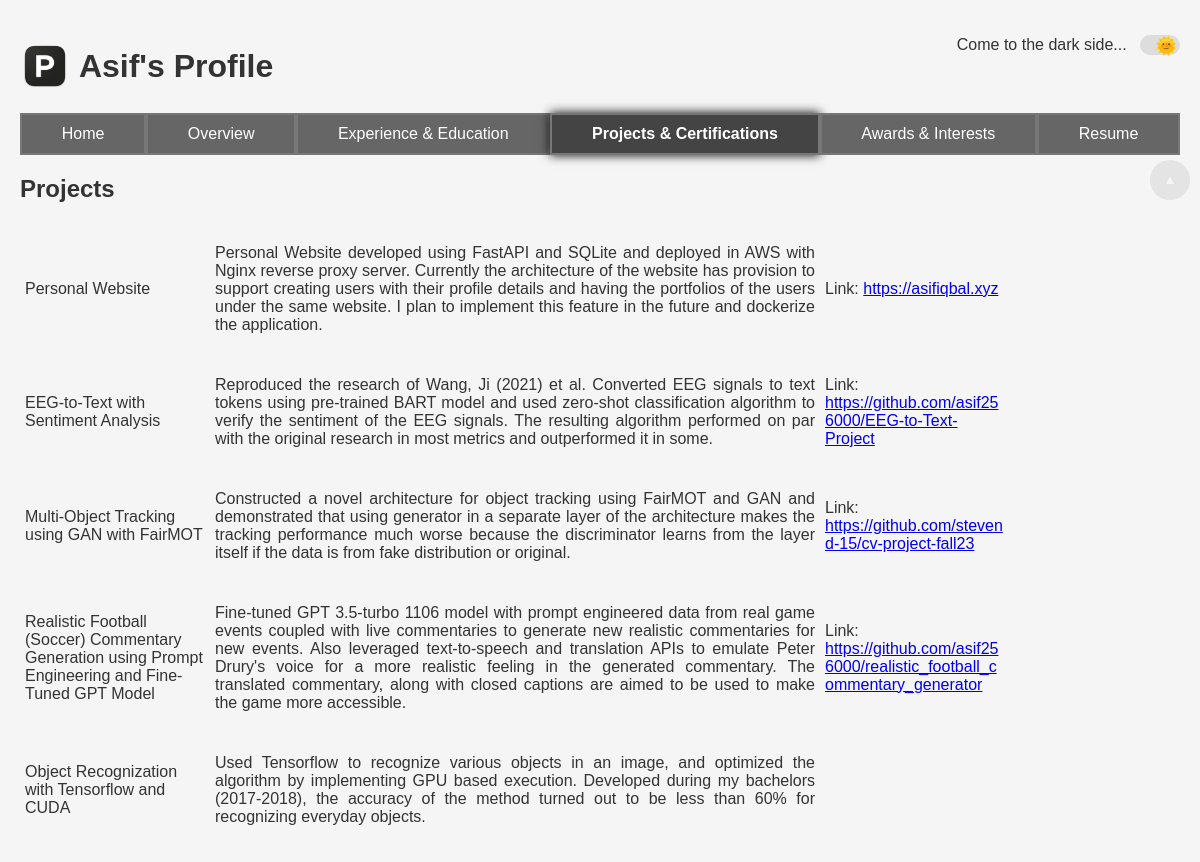
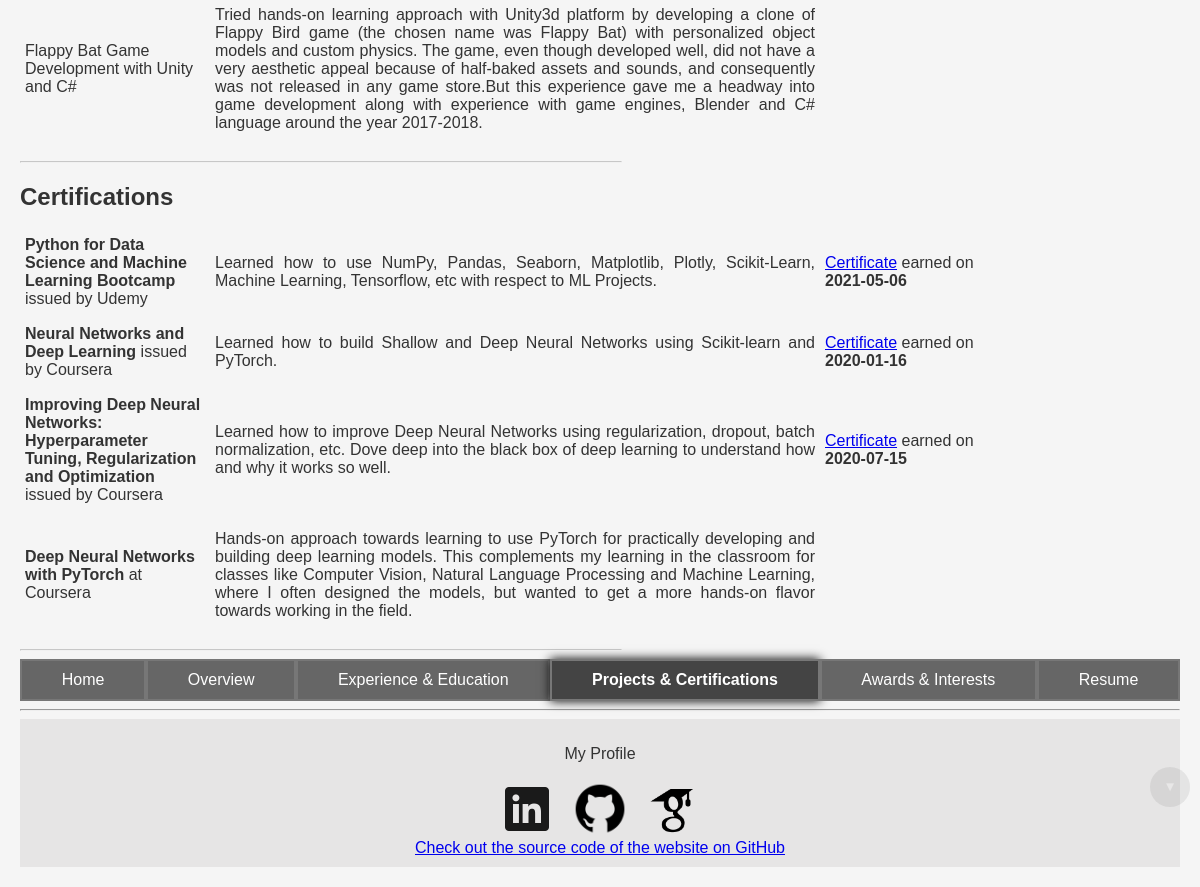
Page /projects_certificates on the earlier database version (2 pictures, top to bottom).
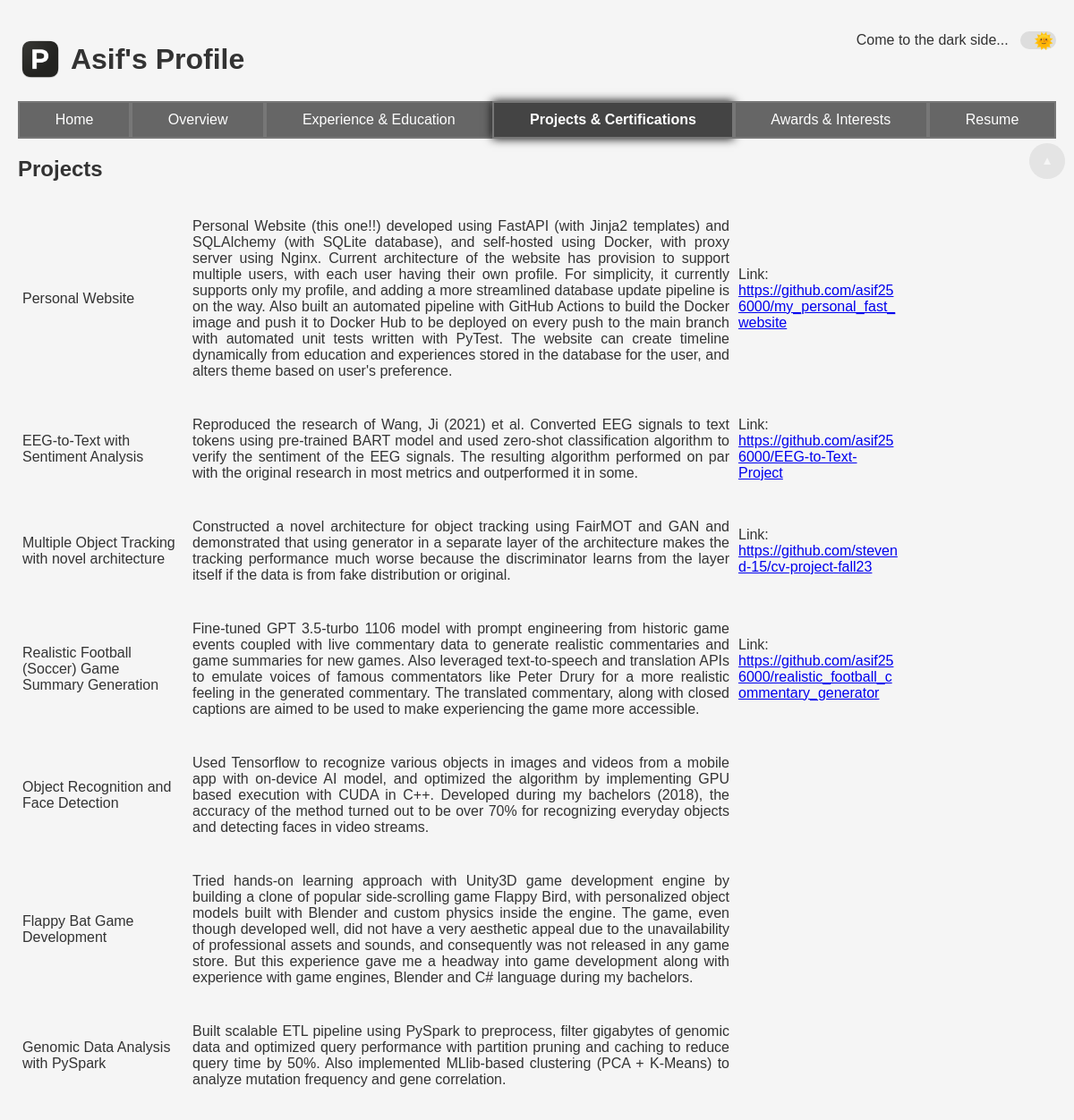
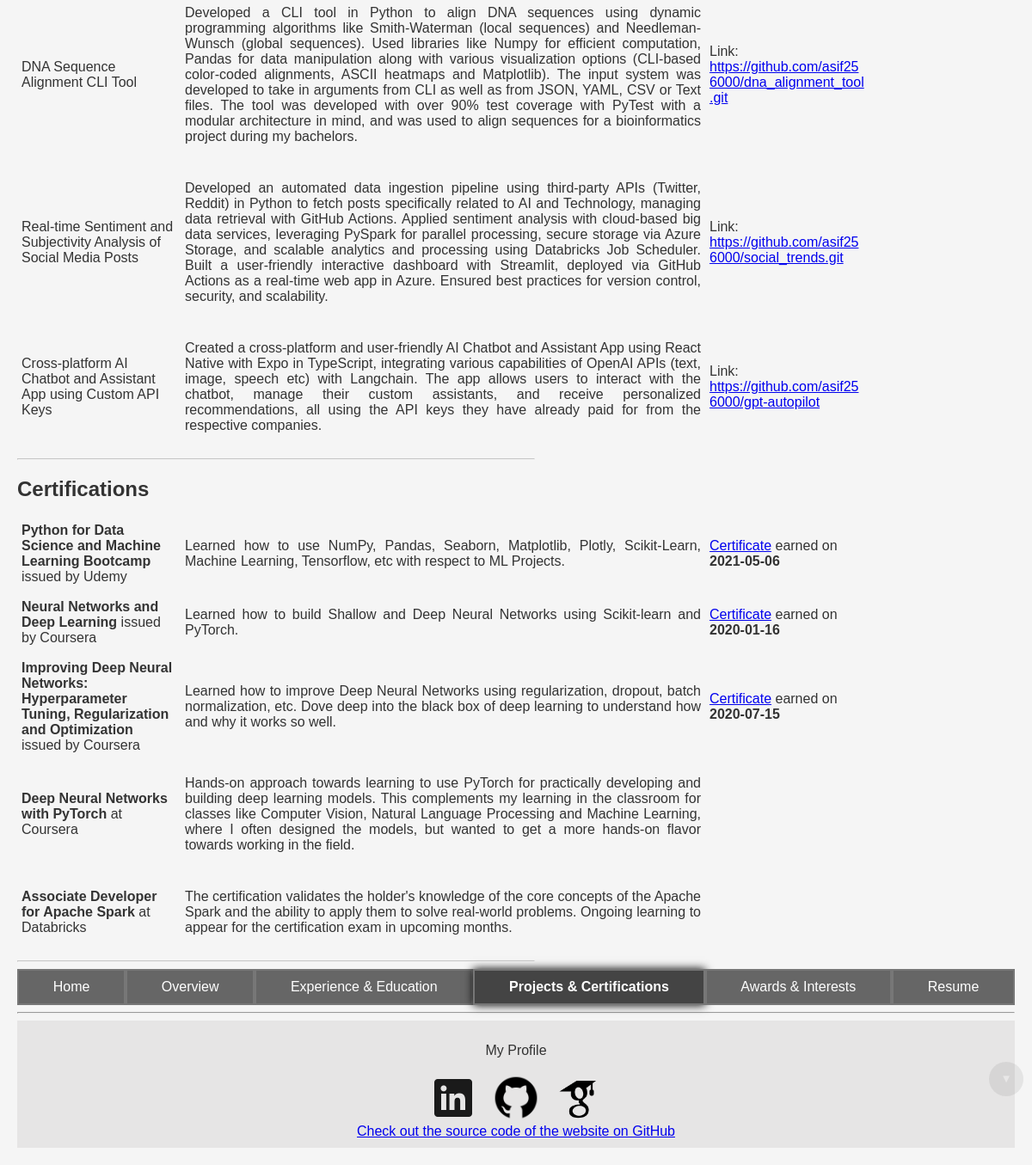
Same page on the later database version (2 pictures, top to bottom).
### src/data/models.py (models this page shows)
class BasicInfo(Base):
    __tablename__ = "basic_info"
    id = Column(Integer, primary_key=True, index=True)
    name = Column(String)
    email = Column(String, unique=True)
    phone = Column(String, unique=True)
    location = Column(String)
    website = Column(String)
    linkedin = Column(String)
    github = Column(String)
    intro = Column(String)
    education = relationship("Education", back_populates="user")
    experience = relationship("Experience", back_populates="user")
    skills = relationship("Skills", back_populates="user")
    projects = relationship("Projects", back_populates="user")
    certifications = relationship("Certifications", back_populates="user")
    honors_and_awards = relationship("HonorsAndAwards", back_populates="user")
    interests = relationship("Interests", back_populates="user")
    resume = relationship("Resume", back_populates="user")

class Projects(Base):
    __tablename__ = "projects"
    id = Column(Integer, primary_key=True, index=True)
    title = Column(String)
    description = Column(String)
    link = Column(String)
    fk_user = Column(Integer, ForeignKey("basic_info.id"))
    user = relationship("BasicInfo", back_populates="projects")

class Certifications(Base):
    __tablename__ = "certifications"
    id = Column(Integer, primary_key=True, index=True)
    title = Column(String)
    issuer = Column(String)
    description = Column(String)
    achievement_date = Column(Date)
    link = Column(String)
    fk_user = Column(Integer, ForeignKey("basic_info.id"))
    user = relationship("BasicInfo", back_populates="certifications")

### src/web/routes.py (the view)
@router.get("/projects_certificates", name="projects_certificates", response_class=HTMLResponse)
def send_projects_certificates(request: Request, db: Session = Depends(db_init.get_db)):
    basic_info = db_ops.filter_data_with_id(db, table_name="basic_info", lookup_id=1)
    user_filter = {"fk_user": basic_info.id}
    projects = db_ops.filter_data_from_table(db, table_name="projects", lookup_filter=user_filter)
    certifications = db_ops.filter_data_from_table(db, table_name="certifications", lookup_filter=user_filter)
    return templates.TemplateResponse(
        "proj_cert.html",
        {
            "request": request,
            "current_page": "projects_certificates",
            "curr_date": date.today(),
            "basic_info": basic_info,
            "projects": projects,
            "certifications": certifications,
        },
    )

### templates/proj_cert.html
{% extends "base.html" %}
{% block heading %}
    {{ basic_info.name.split(" ")[0] }}'s Profile
{% endblock %}
{% block content %}
    <div class="main-content">
        <section id="projects">
            <h2>Projects</h2>
            <table>
            <tbody class="three-cols">
                {% for proj in projects %}
                    <tr>
                    <td>{{ proj.title }}</td>
                    <td><p class="justify-text">{{ proj.description }}</p></td>
                    {% if proj.link %}
                        <td>Link: <a href="{{ proj.link }}">{{ proj.link }}</a></td>
                    {% else %}
                        <td></td>
                    </tr>
                    {% endif %}
                {% endfor %}
            </tbody>
            </table>
        </section>
        <hr class="section-divider">
        <section id="certifications">
            <h2>Certifications</h2>
            <table>
            <tbody class="three-cols">
                {% for cert in certifications %}
                    <tr>
                    <td><b>{{ cert.title }}</b> {{ " issued by " if cert.link else " at " }} {{ cert.issuer }}</td>
                    <td><p class="justify-text">{{ cert.description }}</p></td>
                    {% if cert.link %}
                        <td><p><a href="{{ cert.link }}">Certificate</a> earned on <b>{{ cert.achievement_date.strftime("%Y-%m-%d") }}</b></p></td>
                    {% else %}
                        <td></td>
                    {% endif %}
                    </tr>
                {% endfor %}
            </tbody>
            </table>
        </section>
        <hr class="section-divider">
    </div>
{% endblock %}

### templates/base.html (shortened to what this page needs)
<!DOCTYPE html>
<html lang="en">
<head>
    <link href="{{ url_for('static', path='/base-style.css') }}" rel="stylesheet">
    <link href="{{ url_for('static', path='/dark-mode.css') }}" rel="stylesheet">
    <link href="{{ url_for('static', path='/navbar.css') }}" rel="stylesheet">
    <link href="{{ url_for('static', path='/responsive-buttons.css') }}" rel="stylesheet">
    <link href="{{ url_for('static', path='/responsive.css') }}" rel="stylesheet">
    <link href="{{ url_for('static', path='/table-styles.css') }}" rel="stylesheet">
</head>
<body>
    <button id="scroll-to-top" onclick="window.scrollTo({ top: 0, behavior: 'smooth' })">▲</button>
    <button id="scroll-to-bottom" onclick="window.scrollTo({ top: document.body.scrollHeight, behavior: 'smooth' })">▼</button>
    <div class="dark-mode-toggle">
        <p id="toggle-text"></p>
        <label for="dark-mode-toggle">
            <span class="toggle-icon" id="sun">&#127774;</span>
        </label>
    </div>
    <div id="wrapper">
            <h1>
                <div style="display: inline-block; vertical-align: middle;">
                    <a href="{{ url_for('home') }}">
                        <img src="{{ url_for('static', path='logos/profile_logo.webp') }}" alt="Logo" style="width: 50px;" fetchpriority="high">
                    </a>
                </div>
                <div style="display: inline-block; vertical-align: middle;">
                {% block heading %}{% endblock %}
                </div>
            </h1>
            {% include "navbar.html" %}
                {% block content %}
                {% endblock %}
            {% include "navbar.html" %}
            <hr>
    </div>
    {% include "footer.html" %}
</body>
</html>

### templates/navbar.html (shortened to what this page needs)
<nav>
    <ul>
        <li><a href="{{ url_for('home') }}" class="{{ 'active nav-item' if current_page == 'home' else 'nav-item' }}">Home</a></li>
        <li><a href="{{ url_for('overview') }} " class="{{ 'active nav-item' if current_page == 'overview' else 'nav-item' }}">Overview</a></li>
        <li><a href="{{ url_for('experience_education') }}" class="{{ 'active nav-item' if current_page == 'experience_education' else 'nav-item' }}">Experience & Education</a></li>
        <li><a href="{{ url_for('projects_certificates') }}" class="{{ 'active nav-item' if current_page == 'projects_certificates' else 'nav-item' }}">Projects & Certifications</a></li>
        <li><a href="{{ url_for('awards_interests') }}" class="{{ 'active nav-item' if current_page == 'awards_interests' else 'nav-item' }}">Awards & Interests</a></li>
        <li><a href="{{ url_for('resume') }}" class="{{ 'active nav-item' if current_page == 'resume' else 'nav-item' }}">Resume</a></li>
    </ul>
</nav>

### templates/footer.html (shortened to what this page needs)
<footer>
    <p>My Profile</p>
    <div class="social-media-links">
        <a href="https://www.linkedin.com/in/asif-iqbal-r" target="_blank">
            <img src="{{ url_for('static', path='/logos/linkedin.webp') }}" alt="LinkedIn" class="logo" fetchpriority="low">
        </a>
        <a href="https://github.com/asif256000" target="_blank">
            <img src="{{ url_for('static', path='/logos/github.webp') }}" alt="GitHub" class="logo" fetchpriority="low">
        </a>
        <a href="https://scholar.google.com/citations?hl=en&user=EImUgsAAAAAJ" target="_blank">
            <img src="{{ url_for('static', path='/logos/gscholar.webp') }}" alt="GoogleScholar" class="logo" fetchpriority="low">
        </a>
    </div>
    <div>
        <a href="https://github.com/asif256000/my_personal_fast_website">Check out the source code of the website on GitHub</a>
    </div>
</footer>

### static/base-style.css (style rules this page uses)
body { min-height: 100vh; display: flex; flex-direction: column; font-family: Arial, sans-serif; font-size: 1rem; margin: 0; padding: 20px; background-color: #f5f5f5; color: #333; transition: background-color 0.3s ease, color 0.3s ease; }
h1, h2, h3, h4 { color: #333; }
h1 { font-size: 2rem; }
h2 { font-size: 1.5rem; }
.section-divider { max-width: 50vw; margin-left: 0; opacity: 0.5; }
img { max-width: 100%; height: auto; display: block; margin: 0 auto; }
footer { background-color: #e6e5e5; padding: 10px; text-align: center; }
p { font-size: 1rem; }
#wrapper { flex: 1; transition: margin-left 0.3s ease; }
.logo { aspect-ratio: 1/1; max-width: 5vw; max-height: 5vw; width: auto; height: auto; display: block; margin: 0 auto; object-fit: contain; }
.social-media-links { display: flex; justify-content: center; align-items: flex-end; height: 100%; }

### static/dark-mode.css (style rules this page uses)
.dark-mode-toggle { position: fixed; top: 20px; right: 20px; display: flex; align-items: center; }

### static/navbar.css (style rules this page uses)
nav ul { display: flex; justify-content: space-around; list-style-type: none; padding: 0; margin: 0; flex-wrap: wrap; }
nav ul li { flex-grow: 1; flex: 1 1 auto; text-align: center; }
nav ul li a, .selected-item { display: block; text-align: center; padding: 10px; text-decoration: none; box-sizing: border-box; border: 2px solid #777; color: #fff; }
nav ul li a { background-color: #666; }
nav ul li a.active { background-color: #444; font-weight: bold; box-shadow: 0 0 10px #000; }

### static/responsive-buttons.css (style rules this page uses)
label { cursor: pointer; position: relative; display: inline-block; width: 40px; height: 20px; background-color: #ddd; border-radius: 25px; }
.toggle-icon { position: absolute; font-size: 18px; color: #333; transition: transform 0.3s ease; }
#sun { transform: translateX(15px); opacity: 1; }
#toggle-text { transition: opacity 0.5s ease; }
#scroll-to-top, #scroll-to-bottom { position: fixed; right: 10px; padding: 10px; background-color: #555; color: #fff; border: none; cursor: pointer; opacity: 0.1; transition: opacity 1s; border-radius: 50%; width: 40px; height: 40px; text-align: center; line-height: 20px; z-index: 10; }
#scroll-to-top { top: 20vh; }
#scroll-to-bottom { bottom: 10vh; }

### static/responsive.css (style rules this page uses)
@media (min-width: 768px) { .justify-text { text-align: justify; } }

### static/table-styles.css (style rules this page uses)
table { border-spacing: 0; border-collapse: collapse; }
.two-cols tr, .detailed-two-cols tr, .equal-two-cols tr, .inverted-two-cols tr, .three-cols tr { padding: 10px; }
.three-cols td { max-width: 15vw; padding: 5px; }
.three-cols td:nth-child(2) { max-width: 50vw; }
.three-cols td:nth-child(3) { max-width: 15vw; }
td { word-wrap: break-word; }

Differences in the rows shown:
changed Projects "Personal Website": description "Personal Website developed using FastAPI and SQLite and deployed in AWS with Nginx reverse proxy server. Currently the architecture of the website has provision to support creating users with their profile details and having the portfolios of the users under the same website. I plan to implement this feature in the future and dockerize the application." → "Personal Website (this one!!) developed using FastAPI (with Jinja2 templates) and SQLAlchemy (with SQLite database), and self-hosted using Docker, with proxy server using Nginx. Current architecture of the website has provision to support multiple users, with each user having their own profile. For simplicity, it currently supports only my profile, and adding a more streamlined database update pipeline is on the way. Also built an automated pipeline with GitHub Actions to build the Docker image and push it to Docker Hub to be deployed on every push to the main branch with automated unit tests written with PyTest. The website can create timeline dynamically from education and experiences…"; link "https://asifiqbal.xyz" → "https://github.com/asif256000/my_personal_fast_website"
changed Projects "https://github.com/stevend-15/cv-project-fall23": title "Multi-Object Tracking using GAN with FairMOT" → "Multiple Object Tracking with novel architecture"
changed Projects "https://github.com/asif256000/realistic_football_commentary_generator": title "Realistic Football (Soccer) Commentary Generation using Prompt Engineering and Fine-Tuned GPT Model" → "Realistic Football (Soccer) Game Summary Generation"; description "…1106 model with prompt engineered data from real game events coupled with live commentaries to generate new realistic commentaries for new events. Also leveraged text-to-speech and translation APIs to emulate Peter Drury's voice for a more realistic feeling in the generated commentary. The translated commentary, along with closed captions are aimed to be used to make the game more accessible." → "…1106 model with prompt engineering from historic game events coupled with live commentary data to generate realistic commentaries and game summaries for new games. Also leveraged text-to-speech and translation APIs to emulate voices of famous commentators like Peter Drury for a more realistic feeling in the generated commentary. The translated commentary, along with closed captions are aimed to be used to make experiencing the game more accessible."
changed Projects: title "Object Recognization with Tensorflow and CUDA" → "Object Recognition and Face Detection"; description "…recognize various objects in an image, and optimized the algorithm by implementing GPU based execution. Developed during my bachelors (2017-2018), the accuracy of the method turned out to be less than 60% for recognizing everyday objects." → "…recognize various objects in images and videos from a mobile app with on-device AI model, and optimized the algorithm by implementing GPU based execution with CUDA in C++. Developed during my bachelors (2018), the accuracy of the method turned out to be over 70% for recognizing everyday objects and detecting faces in video streams."
changed Projects: title "Flappy Bat Game Development with Unity and C#" → "Flappy Bat Game Development"; description "…hands-on learning approach with Unity3d platform by developing a clone of Flappy Bird game (the chosen name was Flappy Bat) with personalized object models and custom physics. The game, even though developed well, did not have a very aesthetic appeal because of half-baked assets and sounds, and consequently was not released in any game store.But this experience gave me a headway into game development along with experience with game engines, Blender and C# language around the year 2017-2018." → "…hands-on learning approach with Unity3D game development engine by building a clone of popular side-scrolling game Flappy Bird, with personalized object models built with Blender and custom physics inside the engine. The game, even though developed well, did not have a very aesthetic appeal due to the unavailability of professional assets and sounds, and consequently was not released in any game store. But this experience gave me a headway into game development along with experience with game engines, Blender and C# language during my bachelors."
added Projects: title "Genomic Data Analysis with PySpark", description "Built scalable ETL pipeline using PySpark to preprocess, filter gigabytes of genomic data and optimized query performance with partition pruning and caching to reduce query time by 50%. Also implemented MLlib-based clustering (PCA + K-Means) to analyze mutation frequency and gene correlation."
added Projects: title "DNA Sequence Alignment CLI Tool", description "Developed a CLI tool in Python to align DNA sequences using dynamic programming algorithms like Smith-Waterman (local sequences) and Needleman-Wunsch (global sequences). Used libraries like Numpy for efficient computation, Pandas for data manipulation along with various visualization options (CLI-based color-coded alignments, ASCII heatmaps and Matplotlib). The input system was developed to take in arguments from CLI as well as from JSON, YAML, CSV or Text files. The tool was developed with over 90% test coverage with PyTest with a modular architecture in mind, and was used to align sequences for a bioinformatics project during my bachelors.", link "https://github.com/asif256000/dna_alignment_tool.git"
added Projects: title "Real-time Sentiment and Subjectivity Analysis of Social Media Posts", description "Developed an automated data ingestion pipeline using third-party APIs (Twitter, Reddit) in Python to fetch posts specifically related to AI and Technology, managing data retrieval with GitHub Actions. Applied sentiment analysis with cloud-based big data services, leveraging PySpark for parallel processing, secure storage via Azure Storage, and scalable analytics and processing using Databricks Job Scheduler. Built a user-friendly interactive dashboard with Streamlit, deployed via GitHub Actions as a real-time web app in Azure. Ensured best practices for version control, security, and scalability.", link "https://github.com/asif256000/social_trends.git"
added Projects: title "Cross-platform AI Chatbot and Assistant App using Custom API Keys", description "Created a cross-platform and user-friendly AI Chatbot and Assistant App using React Native with Expo in TypeScript, integrating various capabilities of OpenAI APIs (text, image, speech etc) with Langchain. The app allows users to interact with the chatbot, manage their custom assistants, and receive personalized recommendations, all using the API keys they have already paid for from the respective companies.", link "https://github.com/asif256000/gpt-autopilot"
added Certifications: title "Associate Developer for Apache Spark", link "at", issuer "Databricks", description "The certification validates the holder's knowledge of the core concepts of the Apache Spark and the ability to apply them to solve real-world problems. Ongoing learning to appear for the certification exam in upcoming months."
